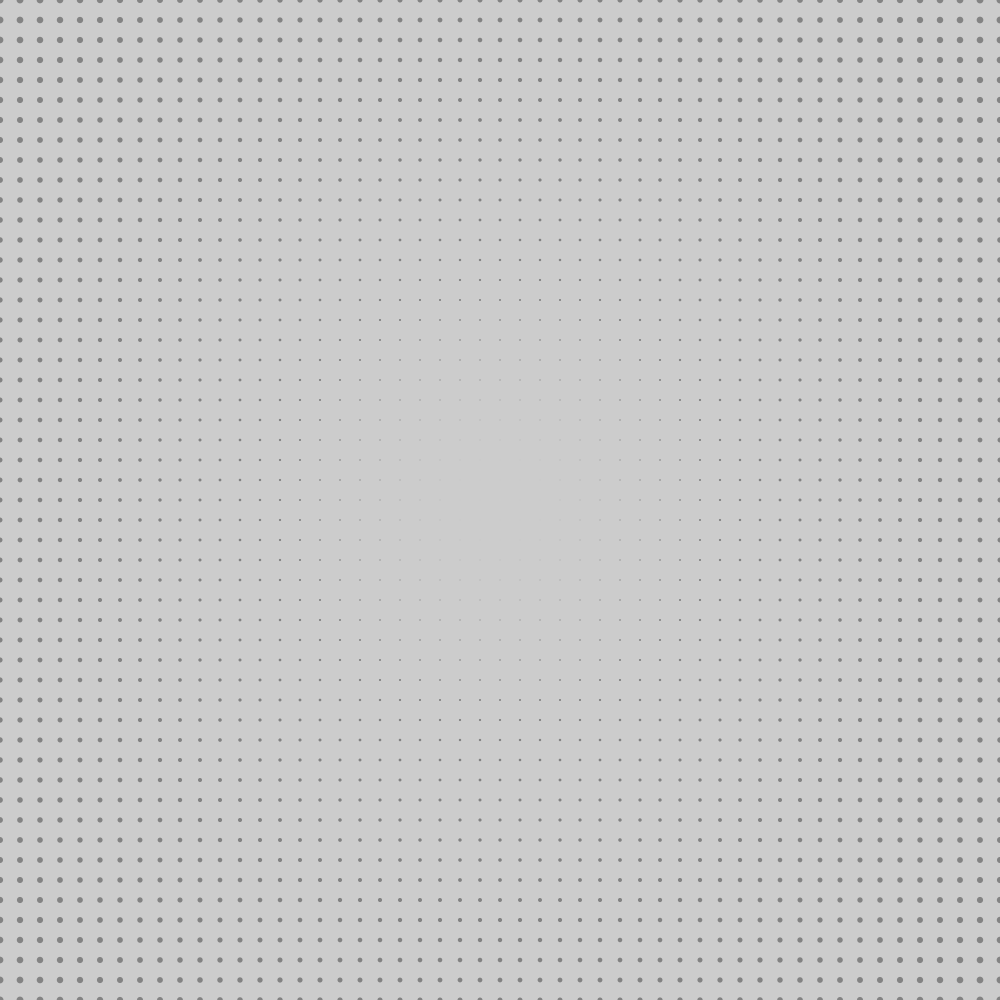
Frame 1 (no input)
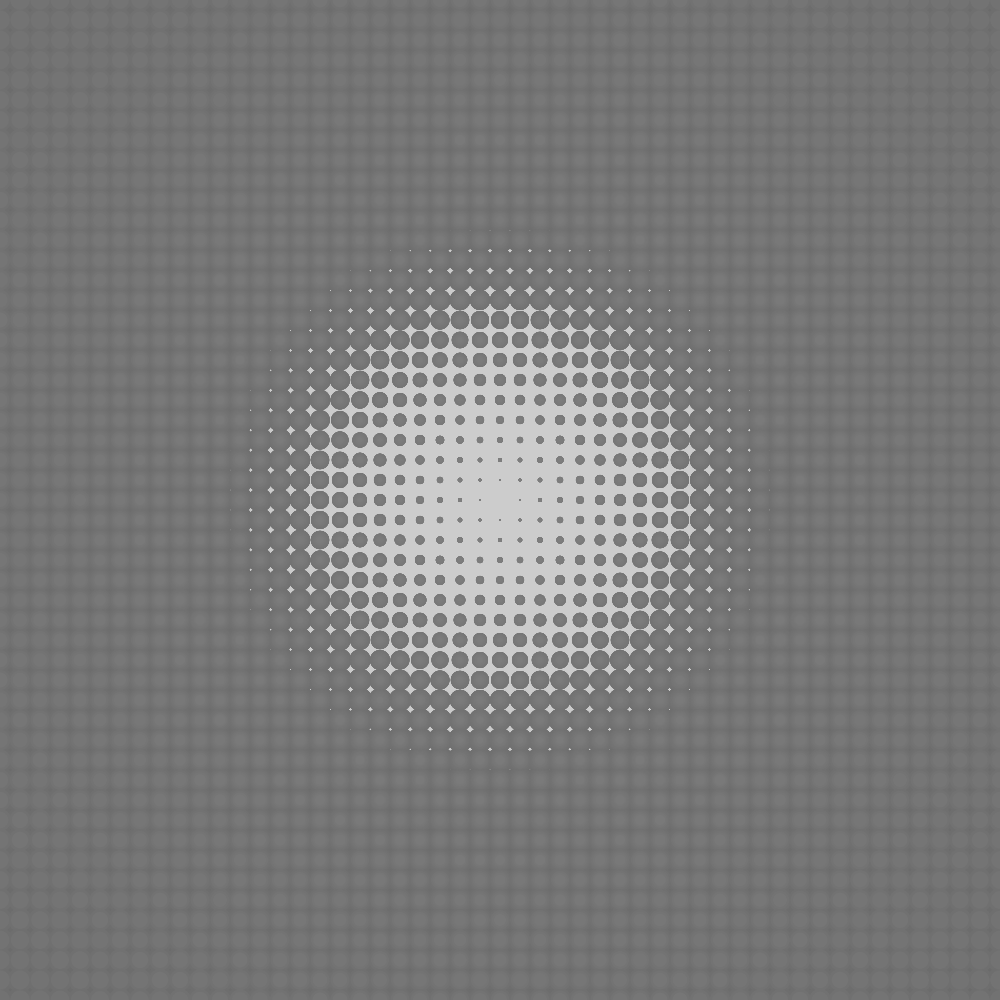
Frame 60 (the mouse pressed at the canvas centre just before this capture)
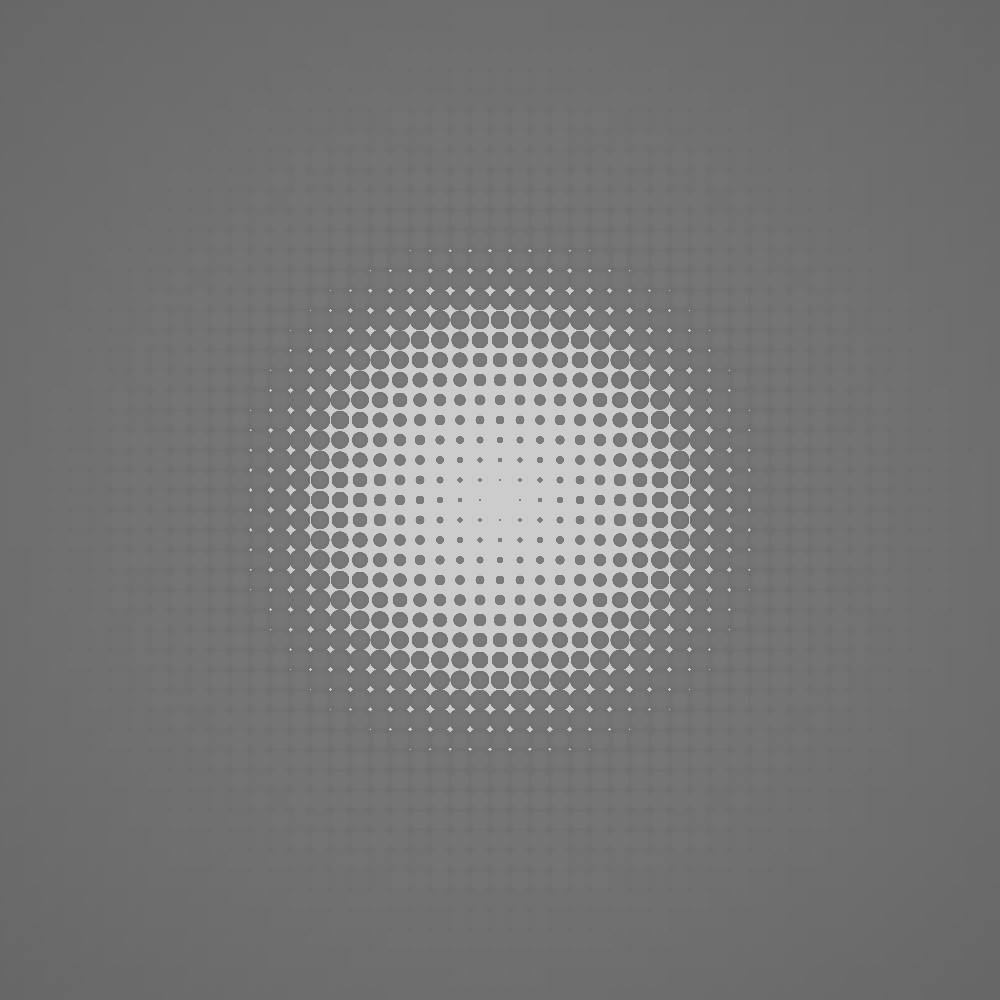
Frame 120 (the mouse held since frame 60 and released just before this capture)

The Processing sketch that drew these frames (run headless with seeded random() and noise(); from frame 60 on, the mouse is pressed at the canvas centre):

// Processing sketch: matrizFluida2
// ── matrizFluida2.pde
/*
Autorship: JOAOpfb. 30/04/2019.

Notas: 

*/
String year = nf(year()), month = nf(month()), day = nf(day()), hour = nf(hour()), minute = nf(minute()), second = nf(second());

float prog, // variável que aumenta conforme passa o tempo, criando a animação.
x = 1, //variável genérica para teste de estética.
y = .00000001, //variável genérica para teste de estética.
sz, //tamanho da célula.
fTpD, //fator tamanho em relação a distância.
fATpD, //fator acrescimo de tamanho em relação a distância. 
s, // distância de um ponto até a posição de cada célula da matriz, criando toda a concentricidade, USADA AQUI NO MOUSE.
t,
tn,
k;

boolean isA = false,
isQ = false,
isW = false,
isS = false,
isE = false,
isD = false;

void setup(){
  size(1000,1000);
  noStroke();
  //noFill();
  fill(255);
  //strokeWeight(2);
}

void draw(){
  if(isA){
   y-=.01;
   println( "x: " + x);
  }
  
  if(isQ){
    y+=.01;
    println( "x: " + x);
  }
  
  if(isS){
   x-=.01;
   println( "x: " + x);
  }
  
  if(isW){
    x+=.01;
    println( "x: " + x);
  }
  
  if(isD){
   k-=.01;
   println( "x: " + x);
  }
  
  if(isE){
    k+=.01;
    println( "x: " + x);
  }
  
  prog += .1; 
  //s = mouseX;
  //background(255);
  //fill(255);
  for(int i = 0; i <= width; i+= 20){
    //fill(
    for(int j = 0; j <= height; j += 20){
      
      //fill(random(255));
      s = dist(width/2, height/2, i, j);
      t = map(s, 0, width/2, 0, 100);
      
      //fTpD = (s/10);                       // define um tamnho inicial para célula. Aqui definido pela distância da posição da célula em relação a posição do mouse. 
      //fATpD = sin((s/5)+prog);             // define uma proporção para o tamanho final da célula em relação a uma variavel crescente, formando a animação em loop usando a função seno. Aqui utilizada a variável 'prog'. A variável 's' presente fornece um ponto diferente de partida no loop de acrescimos de tamanho, criando uma progressividade e um efeito de ondulação. Aqui dividir ou multiplicar o 's', ou a distância, causa efeitos de progressão bem distintos. Somar ou subtrair nao causa efeito, é uma questão de proporção, o 'prog' aqui serve apenas para a progressão no loop da funçao seno.
      //sz = fTpD*fATpD;                     // primeira variação de toda a evolução do projeto.
      //sz = (s/x)*sin(((s/y)/mouseX)+prog);
      sz = (s/10)*sin(((s/x)*((pow(y, s/10))))+(t*k)+prog); //quando as distancias sao multiplicadas dentro de uma funçao seno criam padroes diferentes de quando as funçoes seno sao somadas entre si. Podem ser multiplicadas exponencialmente.
      tn = (s/10)*sin(((s/x)*((pow(y, s/10))))+(t*k)+prog); 
      fill(map(tn, -width/5, width/5, 0, 255));
      ellipse(i, j, sz, sz);
    }
  }
  fill(255);
  //text(nf(x), width- 100, height -100);
  //text(nf(frameRate), width- 100, height -50);
  save("data/frames/"+ year + month + day + hour + minute + second+ "/" + year + month + day + hour + minute + "matriz2D"+frameCount+".jpg");
}

void keyPressed(){
  switch(keyCode){
    case 'a':
      isA = true;
    break;
    case 'A':
      isA = true;
    break;
    case 'q':
      isQ = true;
    break;
    case 'Q':
      isQ = true;
    break;
    case 'w':
      isW = true;
    break;
    case 'W':
      isW = true;
    break;
    case 's':
      isS = true;
    break;
    case 'S':
      isS = true;
    break;
    case 'e':
      isE = true;
    break;
    case 'E':
      isE = true;
    break;
    case 'd':
      isD = true;
    break;
    case 'D':
      isD = true;
    break;
  }
}

void keyReleased(){
  switch(keyCode){
    case 'a':
      isA = false;
    break;
    case 'A':
      isA = false;
    break;
    case 'q':
      isQ = false;
    break;
    case 'Q':
      isQ = false;
    break;
    case 'w':
      isW = false;
    break;
    case 'W':
      isW = false;
    break;
    case 's':
      isS = false;
    break;
    case 'S':
      isS = false;
    break;
    case 'e':
      isE = false;
    break;
    case 'E':
      isE = false;
    break;
    case 'd':
      isD = false;
    break;
    case 'D':
      isD = false;
    break;
  }
}
